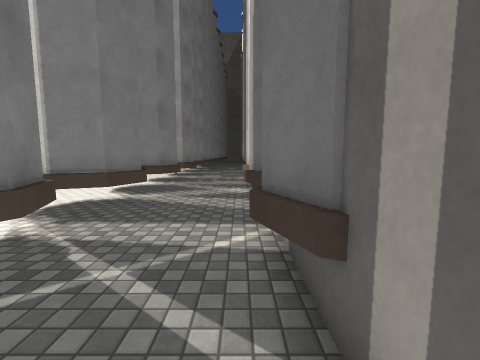
view 1 (above)

14 first-person views from a walk through a scene from a Unity 3-D project. The camera is 1.5 m above the floor, tilts 6° down and sees 90° across. The floor is counted in squares, 1 m on a side. Each view is taken from the middle of a square. On the plan, view 1 faces up. The plan holds only what a view shows up to about 13 squares ahead; the rest is blank. The place goes on beyond the plan. Some animated figures are not drawn. Some surface patterns are stand-ins.

view 2
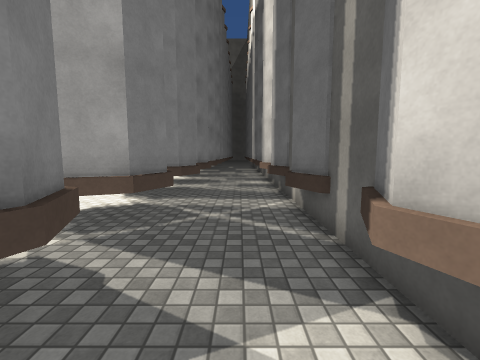

view 3
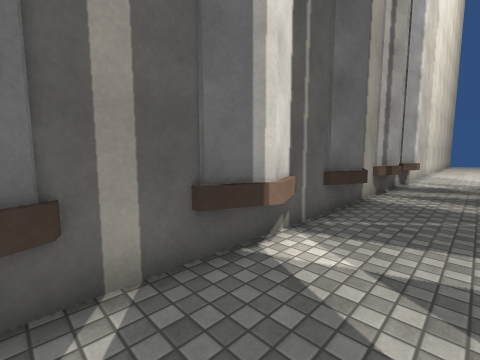

view 4
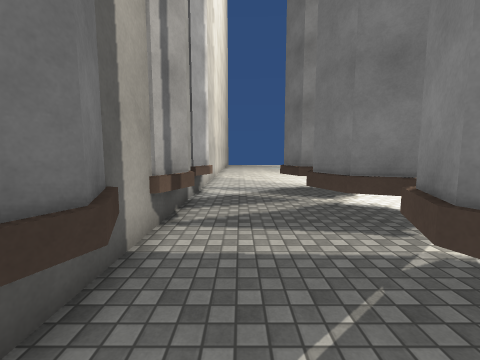

view 5
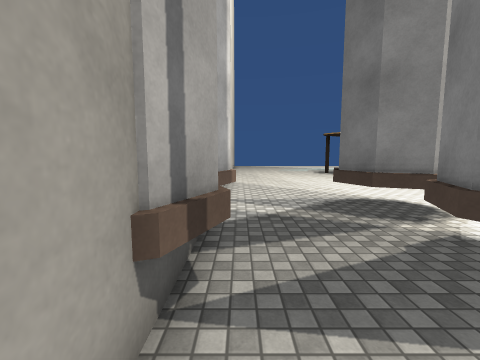

view 6
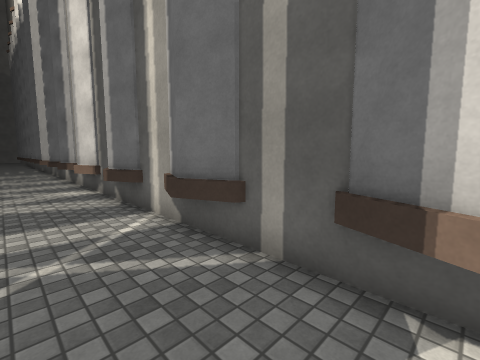

view 7
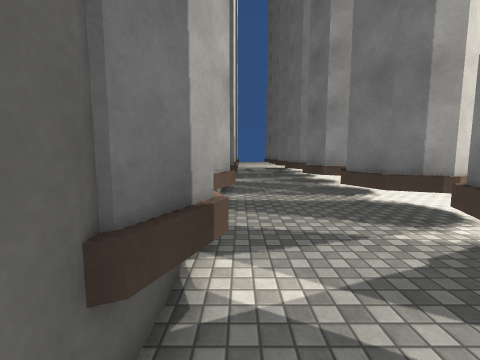

view 8
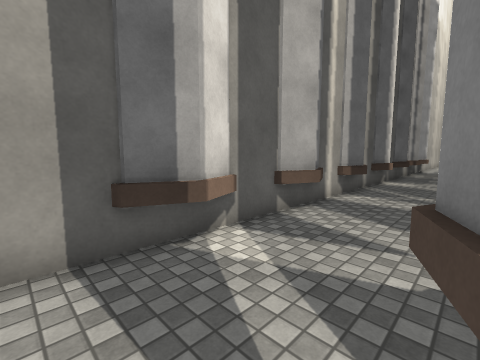

view 9
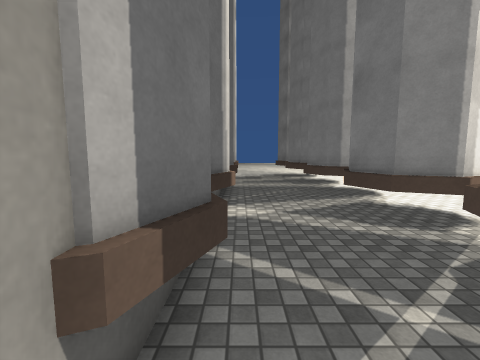

view 10
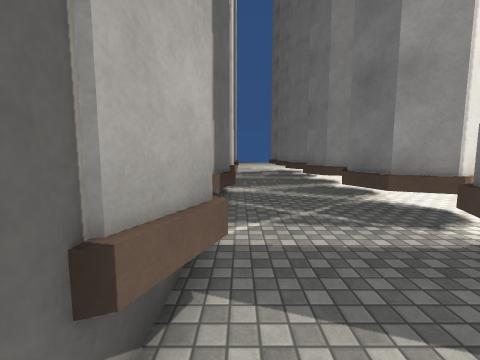

view 11
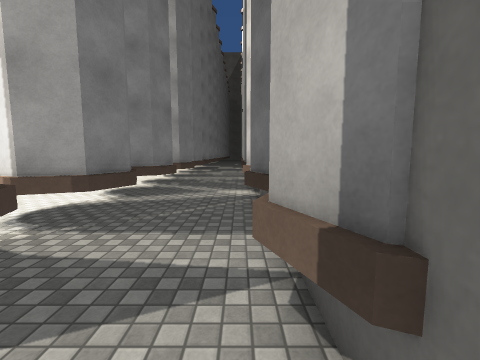

view 12
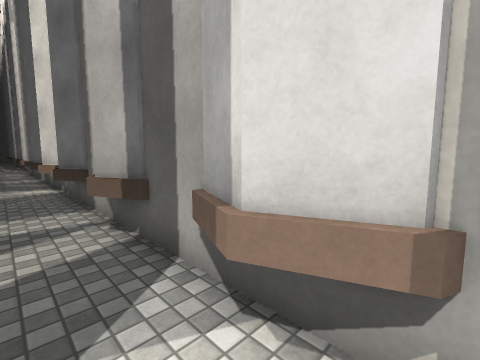

view 13
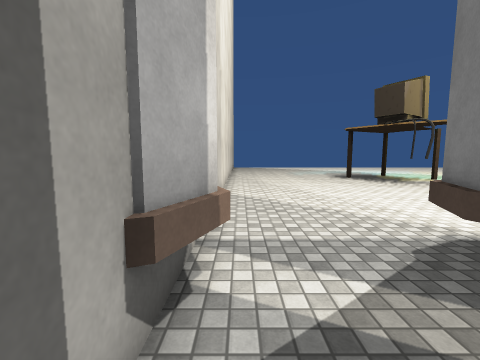

view 14
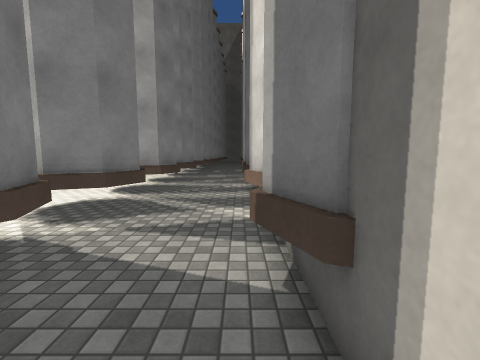

### Floor plan
Key: @ floor where view 1 was taken; # wall or solid block; x gap in a wall; . floor; T thing the floor can be seen under or through.
Columns run from 8 left of view 1 to 1 right of it. Each row starts with its distance up from view 1.
 13     #....#
 12     ##...#
 11      T..##
 10     TT..##
  9   . T....#
  8   .TTT...#
  7      T..##
  6     ##..##
  5  ...x....#
  4  ..###...#
  3  .. ##...#
  2  .. ##...#
  1  ...x....#
  0  ..###..@#
 -1  .. ##...#
 -2 ... ##...#
 -3 ...x.....#
 -4 ... ##...#
 -5     ##...#
 -6    ###...#
 -7    .x....#
 -8     ##...#
 -9      #...#
-10      #...#
-11     x....#
-12     ##..##
-13      #..##
-14      #...#

Where each view was taken, in squares from view 1:
view 1: 0 up, 0 right, facing up
view 2: 3 down, 1 left, facing up
view 3: 2 up, 2 left, facing down-right
view 4: 3 down, 1 left, facing down
view 5: 6 down, 0 right, facing down
view 6: 1 down, 2 left, facing up-right
view 7: 13 up, 0 right, facing down
view 8: 13 up, 3 left, facing down-right
view 9: 5 up, 0 right, facing down
view 10: 9 up, 0 right, facing down
view 11: 11 down, 0 right, facing up
view 12: 14 down, 1 left, facing up-right
view 13: 10 down, 0 right, facing down
view 14: 4 up, 0 right, facing up
